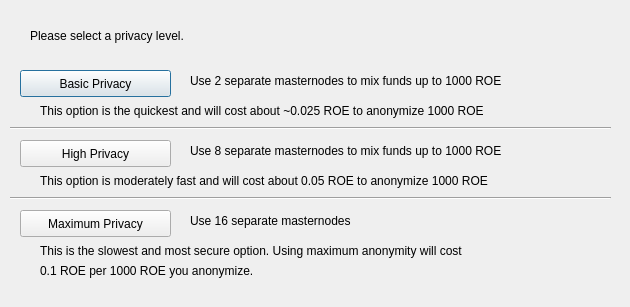
<?xml version="1.0" encoding="UTF-8"?>
<ui version="4.0">
 <class>DarksendConfig</class>
 <widget class="QDialog" name="DarksendConfig">
  <property name="geometry">
   <rect>
    <x>0</x>
    <y>0</y>
    <width>630</width>
    <height>307</height>
   </rect>
  </property>
  <property name="windowTitle">
   <string>Configure Darksend</string>
  </property>
  <widget class="QPushButton" name="buttonBasic">
   <property name="geometry">
    <rect>
     <x>20</x>
     <y>70</y>
     <width>151</width>
     <height>27</height>
    </rect>
   </property>
   <property name="text">
    <string>Basic Privacy</string>
   </property>
  </widget>
  <widget class="QPushButton" name="buttonHigh">
   <property name="geometry">
    <rect>
     <x>20</x>
     <y>140</y>
     <width>151</width>
     <height>27</height>
    </rect>
   </property>
   <property name="text">
    <string>High Privacy</string>
   </property>
  </widget>
  <widget class="QPushButton" name="buttonMax">
   <property name="geometry">
    <rect>
     <x>20</x>
     <y>210</y>
     <width>151</width>
     <height>27</height>
    </rect>
   </property>
   <property name="text">
    <string>Maximum Privacy</string>
   </property>
  </widget>
  <widget class="QLabel" name="label">
   <property name="geometry">
    <rect>
     <x>30</x>
     <y>20</y>
     <width>571</width>
     <height>31</height>
    </rect>
   </property>
   <property name="text">
    <string>Please select a privacy level.</string>
   </property>
  </widget>
  <widget class="QLabel" name="label_2">
   <property name="geometry">
    <rect>
     <x>190</x>
     <y>70</y>
     <width>421</width>
     <height>21</height>
    </rect>
   </property>
   <property name="text">
    <string>Use 2 separate masternodes to mix funds up to 1000 ROE</string>
   </property>
  </widget>
  <widget class="QLabel" name="label_3">
   <property name="geometry">
    <rect>
     <x>190</x>
     <y>140</y>
     <width>411</width>
     <height>21</height>
    </rect>
   </property>
   <property name="text">
    <string>Use 8 separate masternodes to mix funds up to 1000 ROE</string>
   </property>
  </widget>
  <widget class="QLabel" name="label_4">
   <property name="geometry">
    <rect>
     <x>190</x>
     <y>210</y>
     <width>421</width>
     <height>21</height>
    </rect>
   </property>
   <property name="text">
    <string>Use 16 separate masternodes</string>
   </property>
  </widget>
  <widget class="QLabel" name="label_6">
   <property name="geometry">
    <rect>
     <x>40</x>
     <y>100</y>
     <width>561</width>
     <height>21</height>
    </rect>
   </property>
   <property name="text">
    <string>This option is the quickest and will cost about ~0.025 ROE to anonymize 1000 ROE</string>
   </property>
  </widget>
  <widget class="QLabel" name="label_7">
   <property name="geometry">
    <rect>
     <x>40</x>
     <y>170</y>
     <width>561</width>
     <height>21</height>
    </rect>
   </property>
   <property name="text">
    <string>This option is moderately fast and will cost about 0.05 ROE to anonymize 1000 ROE</string>
   </property>
  </widget>
  <widget class="QLabel" name="label_8">
   <property name="geometry">
    <rect>
     <x>40</x>
     <y>240</y>
     <width>561</width>
     <height>21</height>
    </rect>
   </property>
   <property name="text">
    <string>This is the slowest and most secure option. Using maximum anonymity will cost</string>
   </property>
  </widget>
  <widget class="QLabel" name="label_9">
   <property name="geometry">
    <rect>
     <x>40</x>
     <y>260</y>
     <width>561</width>
     <height>21</height>
    </rect>
   </property>
   <property name="text">
    <string>0.1 ROE per 1000 ROE you anonymize.</string>
   </property>
  </widget>
  <widget class="Line" name="line">
   <property name="geometry">
    <rect>
     <x>10</x>
     <y>120</y>
     <width>601</width>
     <height>16</height>
    </rect>
   </property>
   <property name="orientation">
    <enum>Qt::Horizontal</enum>
   </property>
  </widget>
  <widget class="Line" name="line_2">
   <property name="geometry">
    <rect>
     <x>10</x>
     <y>190</y>
     <width>601</width>
     <height>16</height>
    </rect>
   </property>
   <property name="orientation">
    <enum>Qt::Horizontal</enum>
   </property>
  </widget>
 </widget>
 <resources/>
 <connections/>
</ui>
